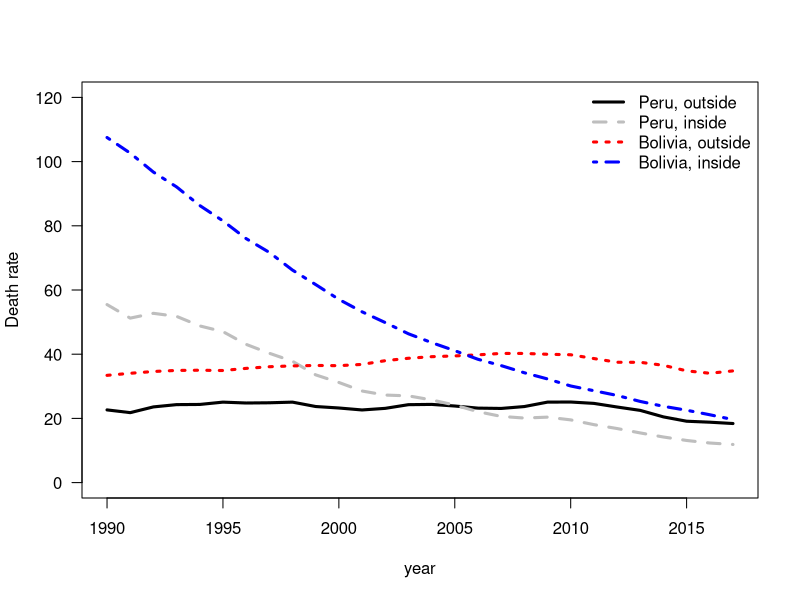
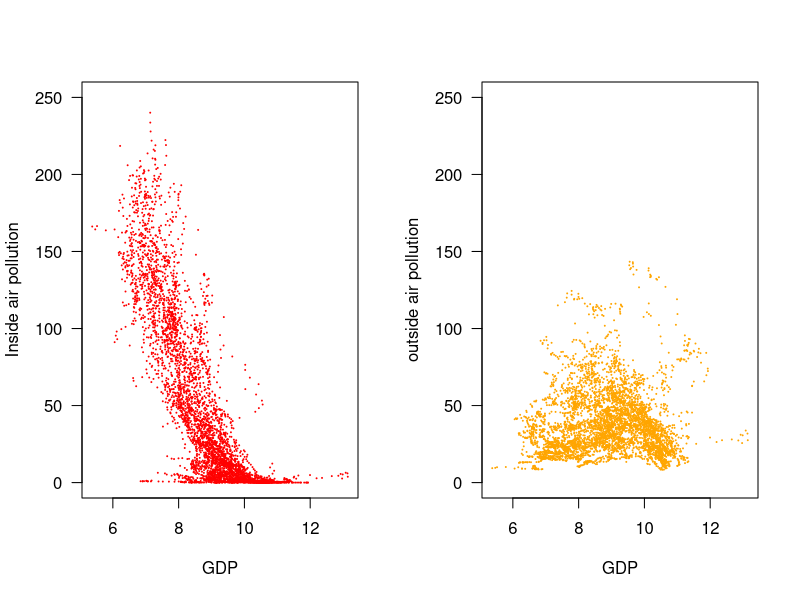
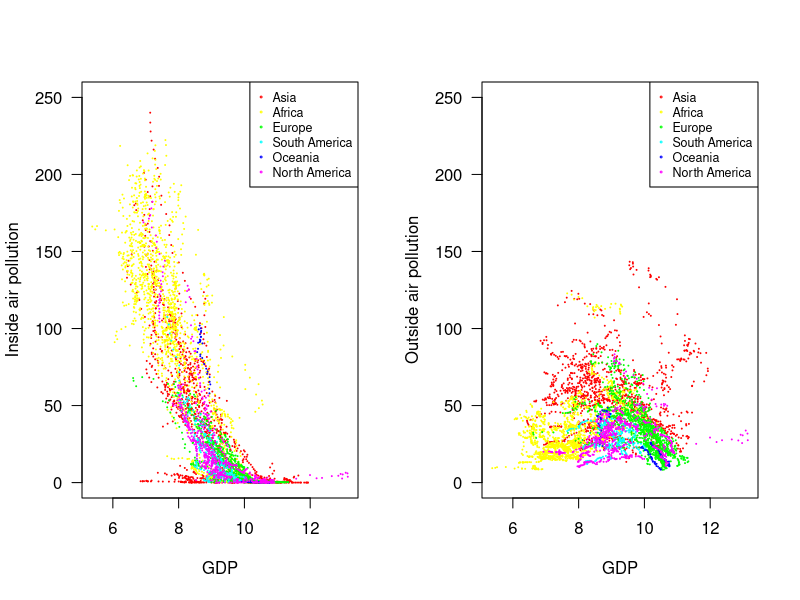

Write R code to recreate these figures, in order.
##########################

# ESP 106
# Lab 3 (Monday) - graphing

##########################

#In this lab we will start by reading merging in data on economic development and indoor and outdoor air pollution. Then we will practice making some graphs with it.


#1. First read in the three csv files: gdppercapitaandgini and airpollution

#Both datasets are from Our World in Data: ourworldindata.org
#The GDP dataset has GDP per capita and the GINI index (a measure of income inequality: https://en.wikipedia.org/wiki/Gini_coefficient)
#The air pollution dataset has death rates from indoor and outdoor air pollution - units are in deaths per 100,000 people
#Indoor air pollution is the Household Air Pollution from Solid Fules
#Outdoor air pollution is split into particulate matter and ozone

#Hint: The column names are long and cumbersome (because they contain information about units et) - you might want to rename some of the columns to make them easier to work with

setwd("G:/.shortcut-targets-by-id/0B7zoH2-YLR5Oa21lZkJTVm5yZzQ/teaching/2023/ESP106/labs")
setwd('C:/Users/judy8/Box/PhD_UCD/TA/ESP106/Lab/Lab3')

ff <- unzip("ESP106_week3_lab1.zip")
gdp <- read.csv("gdppercapiandgini.csv")
air <- read.csv("airpollution.csv")

str(gdp)
str(air)

#colnames(air)[4:7] <- c("partmat", "solfuels", "ozone", "airpol")
colnames(air) <- c("country", "code", "year", "partmat", "inside", "ozone", "airpol")
head(air)

#2. Chose two countries that you are interested in and make a plot showing the death rates from indoor air pollution and outdoor air pollution (sum of particulate matter and ozone) over time
#Distinguish the countries using different colored lines and the types of pollution using different line types
#Make sure to add a legend and appropriate titles for the axes and plot 

#Hint: you can see all the different country names using unique(x$Entity) where x is the data frame containing the air pollution data
#Then create two new data frames that contain only the rows corresponding to each of the two countries you want to look at
#Create a new column of total outdoor air pollution deaths by summing death rates from particulate matter and ozone
#Use these to make your plot and add the lines you need
#Hint: you might have to set the y scale manually to make sure your plot is wide enough to show both countries. You can do this using the "ylim" argument in plot

air$outside <- air$partmat + air$ozone

per <- air[air$country == "Peru", ]
bol <- air[air$country == "Bolivia", ]


# Examples-----------------------------------------------------------------
df <- iris
str(iris)
unique(iris$Species)

iris[iris$Species == 'setosa', ]
subset(df, Species == 'setosa') # doing the same thing as the codes above
#############################################################################

plot(outside ~ year, data=per, ylim=c(0, 120), type="l", col="black", ylab="Death rate", las=1, lwd=3)
#or 
# plot(per$year, per$outside, ylim=c(0, 120), type="l", col="black", ylab="Death rate", las=1, lwd=3)

lines(inside ~ year, data=per, lty=2, col="gray", lwd=3)
lines(outside ~ year, data=bol, lty=3, col="red", lwd=3)
lines(inside ~ year, data=bol, lty=4, col="blue", lwd=3)
legend("topright", c("Peru, outside", "Peru, inside", "Bolivia, outside", "Bolivia, inside"), 
	col=c("black", "gray", "red", "blue"), lty=1:4, bty="n", lwd=3)


#3. Merge the air pollution data with the gdp data using merge()
# Merge is a function that combines data across two data frames by matching ID rows
#By default merge will identify ID rows as those where column names are the same between datasets, but it is safer to specify the columns you want to merge by yourself using "by"
#In our case, we want to merge both by country (either the "Entity" or "Code" columns) and year columns
#Note that by default, the merge function keeps only the entries that appear in both data frames - that is fine for this lab. If you need for other applications, you can change using the all.x or all.y arguments to the function - check out the documentation at ?merge

colnames(gdp) <- c("country", "code", "year", "pop", "continent", "gini", "gdp")
m <- merge(gdp, air, by=c("country", "code", "year"))


#4. Make a plot with two subplots - one showing a scatter plot between log of per-capita GDP (x axis) and indoor air pollution death rate (y axis) and one showing log of per-capita GDP (x axis) and outdoor air pollution (y axis)
#Make sure to add appropriate titles to the plots and axes
#Use ylim to keep the range of the y axis the same between the two plots - this makes it easier for the reader to compare across the two graphs

par(mfrow=c(1,2), las=1)
plot(log(m$gdp), m$inside, cex=.1, xlab="GDP", ylab="Inside air pollution", col="red", ylim=c(0,250))
plot(log(m$gdp), m$outside, cex=.1, xlab="GDP", ylab="outside air pollution", col="orange", ylim=c(0,250))


#STRECTH GOAL CHALLENGE - color the points based on continent. NOT REQUIRED FOR FULL POINTS - a challenge if you want to push yourself - continent info is included in the GDP dataset, but it is only listed for the year 2015
#If you are trying this and getting stuck ASK FOR HELP - there are some tips and tricks for making it easier 

x <- m[, c("code", "continent")]
x <- x[x$continent != "", ]
m$continent <- NULL
m <- merge(m, x, by="code")

cnts <- unique(m$continent)
cols <- rainbow(length(cnts))

par(mfrow=c(1,2), las=1)
plot(log(m$gdp), m$inside, xlab="GDP", ylab="Inside air pollution", ylim=c(0,250), type="n")
for (i in 1:length(cnts)) {
	s <- m[m$continent==cnts[i], ]
	points(log(s$gdp), s$inside, cex=.1, col=cols[i])
}
legend("topright", cnts, col=cols, pch=1, cex=.75, pt.cex=.25)

plot(log(m$gdp), m$outside, xlab="GDP", ylab="Outside air pollution", ylim=c(0,250), type="n")
for (i in 1:length(cnts)) {
	s <- m[m$continent==cnts[i], ]
	points(log(s$gdp), s$outside, cex=.1, col=cols[i])
}
legend("topright", cnts, col=cols, pch=1, cex=.75, pt.cex=.25)


